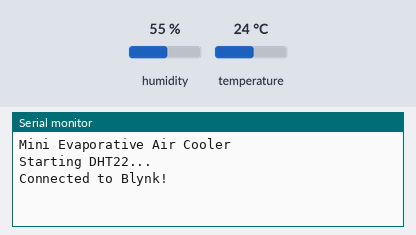
The sketch below on a simulated ESP32. Parts: the last lines printed to the serial monitor. The test bench sets the inputs (shaded band); at power-on: humidity 55 %, temperature 24 °C. WiFi joins after 1.5 s; servers stay silent unless stated.

Above: at 3.0 s.
3.1 s: humidity set to 22 %
At 5.0 s:
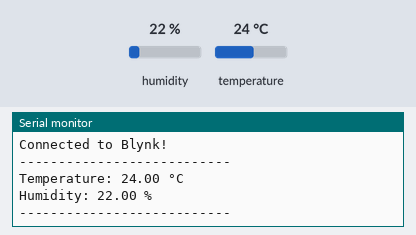
5.3 s: temperature set to 12 °C
6.8 s: humidity set to 40 %
At 8.3 s:
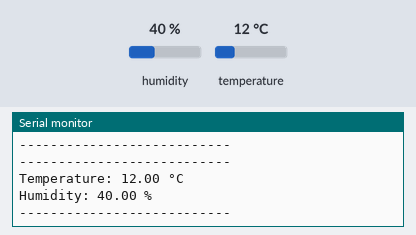

Measured:
- after the input at 3.1 s, the serial monitor: prints a new line after 0.71 s (image 1)
- after the input at 6.8 s, the serial monitor: prints a new line after 1.0 s (image 2)

The sketch:

code.ino
```cpp
/*******************************************************
   MINI EVAPORATIVE AIR COOLER
   ESP32 + DHT22 + Blynk IoT

   DHT22:
   VCC  -> 3.3V
   DATA -> GPIO 4
   GND  -> GND

   Blynk:
   V0 -> Temperature
   V1 -> Humidity
********************************************************/

// -------- BLYNK DETAILS --------
#define BLYNK_TEMPLATE_ID "YOUR_TEMPLATE_ID"
#define BLYNK_TEMPLATE_NAME "Mini Air Cooler"
#define BLYNK_AUTH_TOKEN "YOUR_AUTH_TOKEN"

// -------- LIBRARIES --------
#include <WiFi.h>
#include <BlynkSimpleEsp32.h>
#include <DHT.h>

// -------- WIFI DETAILS --------
char ssid[] = "YOUR_WIFI_NAME";
char pass[] = "YOUR_WIFI_PASSWORD";

// -------- DHT22 SETTINGS --------
#define DHTPIN 4
#define DHTTYPE DHT22

DHT dht(DHTPIN, DHTTYPE);

// -------- BLYNK TIMER --------
BlynkTimer timer;

// -------- SENSOR FUNCTION --------
void sendSensorData()
{
  float temperature = dht.readTemperature();
  float humidity = dht.readHumidity();

  // Check if DHT22 reading is valid
  if (isnan(temperature) || isnan(humidity))
  {
    Serial.println("ERROR: Failed to read DHT22!");
    return;
  }

  // Send temperature to Blynk V0
  Blynk.virtualWrite(V0, temperature);

  // Send humidity to Blynk V1
  Blynk.virtualWrite(V1, humidity);

  // Display values in Serial Monitor
  Serial.println("---------------------------");

  Serial.print("Temperature: ");
  Serial.print(temperature);
  Serial.println(" °C");

  Serial.print("Humidity: ");
  Serial.print(humidity);
  Serial.println(" %");

  Serial.println("---------------------------");
}

void setup()
{
  // Start Serial Monitor
  Serial.begin(115200);

  // Start DHT22
  dht.begin();

  Serial.println();
  Serial.println("Mini Evaporative Air Cooler");
  Serial.println("Starting DHT22...");

  // Connect ESP32 to Blynk
  Blynk.begin(BLYNK_AUTH_TOKEN, ssid, pass);

  Serial.println("Connected to Blynk!");

  // Read sensor every 2 seconds
  timer.setInterval(2000L, sendSensorData);
}

void loop()
{
  // Run Blynk
  Blynk.run();

  // Run timer
  timer.run();
}
```
